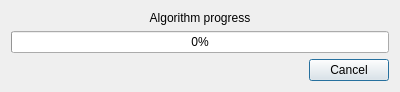
<?xml version="1.0" encoding="UTF-8"?>
<ui version="4.0">
 <class>ProgressBarDialog</class>
 <widget class="QDialog" name="ProgressBarDialog">
  <property name="geometry">
   <rect>
    <x>0</x>
    <y>0</y>
    <width>400</width>
    <height>89</height>
   </rect>
  </property>
  <property name="sizePolicy">
   <sizepolicy hsizetype="Fixed" vsizetype="Fixed">
    <horstretch>0</horstretch>
    <verstretch>0</verstretch>
   </sizepolicy>
  </property>
  <property name="windowTitle">
   <string>Dialog</string>
  </property>
  <layout class="QVBoxLayout" name="verticalLayout">
   <item>
    <widget class="QLabel" name="label">
     <property name="text">
      <string>Algorithm progress</string>
     </property>
     <property name="alignment">
      <set>Qt::AlignCenter</set>
     </property>
    </widget>
   </item>
   <item>
    <widget class="QProgressBar" name="progressBar">
     <property name="value">
      <number>0</number>
     </property>
    </widget>
   </item>
   <item>
    <layout class="QHBoxLayout" name="horizontalLayout">
     <item>
      <spacer name="horizontalSpacer">
       <property name="orientation">
        <enum>Qt::Horizontal</enum>
       </property>
       <property name="sizeHint" stdset="0">
        <size>
         <width>40</width>
         <height>20</height>
        </size>
       </property>
      </spacer>
     </item>
     <item>
      <widget class="QPushButton" name="pushButtonCancel">
       <property name="text">
        <string>Cancel</string>
       </property>
      </widget>
     </item>
    </layout>
   </item>
  </layout>
 </widget>
 <resources/>
 <connections/>
</ui>
